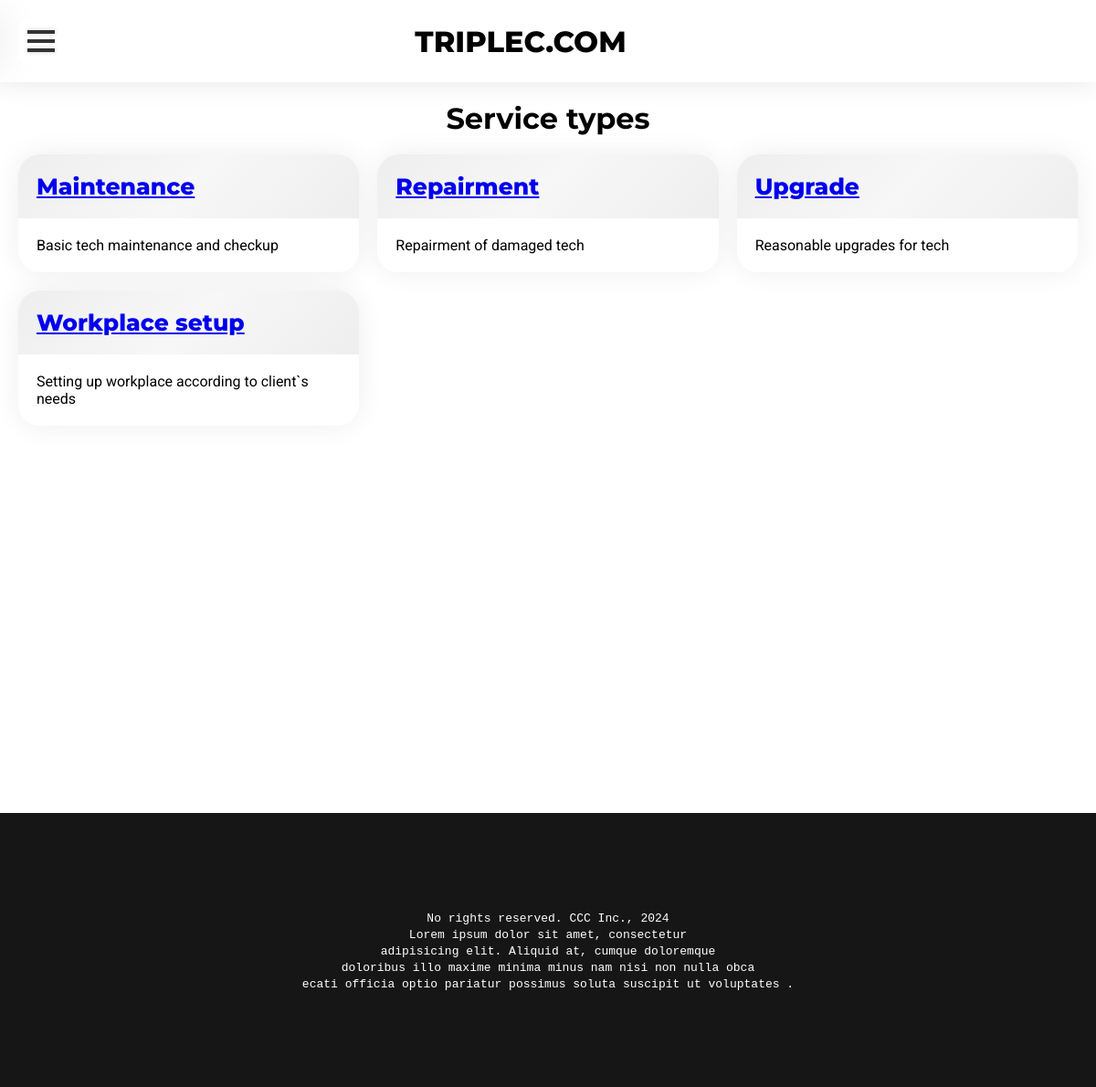
Page /services/ on the committed database.
### service_app/models.py (models this page shows, shortened)
class ServiceType(models.Model):
    name = models.CharField("Service type name", max_length=100)
    description = models.CharField("Service description", max_length=200)

### service_app/views.py (the view)
# urls.py: path('/', views.service_types, name='services'),
def service_types(request):
    service_type_list = ServiceType.objects.all()
    return render(request, 'service_app/service_types.html', {'service_types': service_type_list})

### service_app/templates/service_app/service_types.html (shortened to what this page needs)
{% extends 'mainapp/layout.html' %}
{% block main_block %}
    <div class="heading_container">
        <h1 class="heading_1">Service types</h1>
    </div>
    <div class="service_wrapper">
        {% for service_type in service_types %}
            <div class="flat_container">
                <div class="flat_container_header">
                    <a class="flat_container_heading_text" href="{{ service_type.id }}/">{{ service_type.name }}</a>
                </div>
                <div class="flat_container_body">
                    <span class="flat_container_default_text">{{ service_type.description }}</span>
                </div>
            </div>
        {% endfor %}
    </div>
{% endblock %}

### static/style.css (style rules this page uses)
* { margin: 0; padding: 0; box-sizing: border-box; }
body { margin: 0 !important; }
.flat_container { border-radius: 24px; background-color: #ffffff; box-shadow: 0 0 30px rgba(0, 0, 0, .07); overflow: hidden; }
.flat_container > .flat_container_header { width: 100%; padding: 20px; background-image: linear-gradient(315deg, #eeeeee, #F7F7F7, #eeeeee); }
.flat_container > .flat_container_body { width: 100%; padding: 20px; background-color: #ffffff; }
.flat_container_heading_text { font-family: "Montserrat", sans-serif; font-weight: 800; font-size: 25px; }
.flat_container_default_text { word-break: break-word; font-family: "Roboto", sans-serif; }
*[class^="heading_container"] { width: 100%; text-align: center; padding-bottom: 20px; }
*[class^="heading"] { font-family: "Montserrat", sans-serif; font-kerning: normal; }
.service_wrapper { display: grid; grid-template-columns: repeat(3, 1fr); grid-gap: 20px; }

### rows in the picture
ServiceType: name "Maintenance", description "Basic tech maintenance and checkup"
ServiceType: name "Repairment", description "Repairment of damaged tech"
ServiceType: name "Upgrade", description "Reasonable upgrades for tech"
ServiceType: name "Workplace setup", description "Setting up workplace according to client`s needs"
